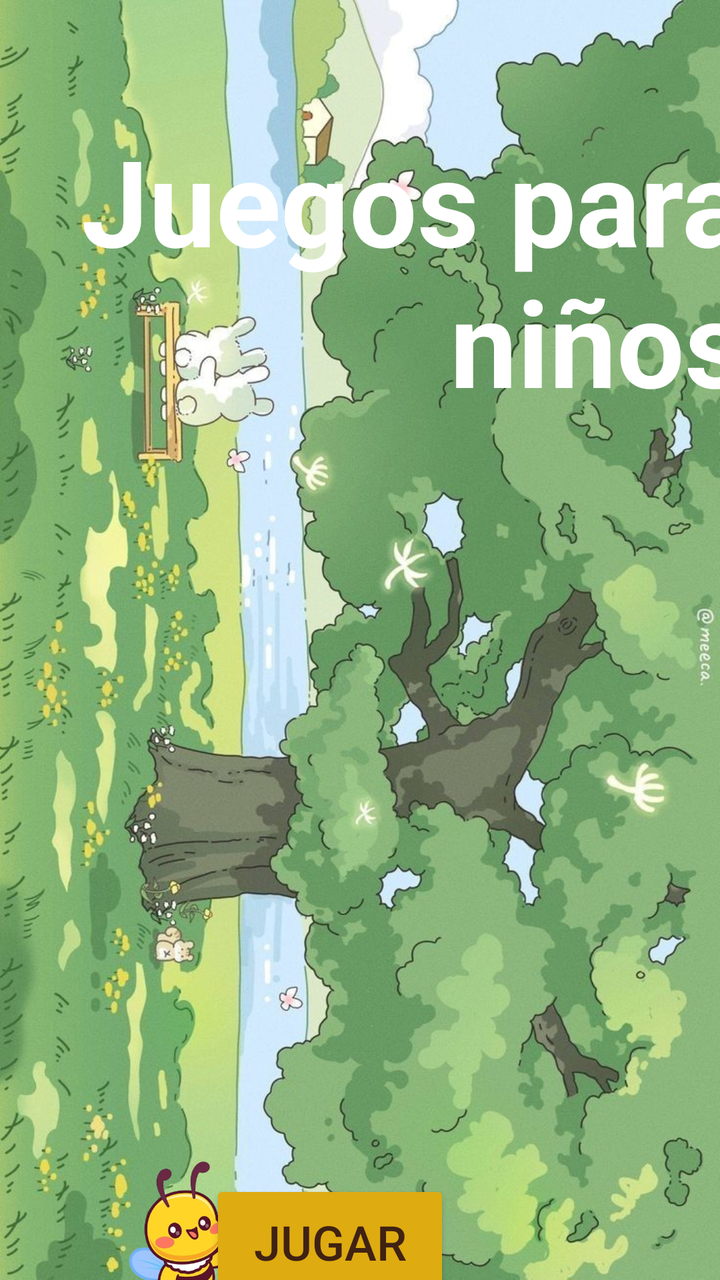
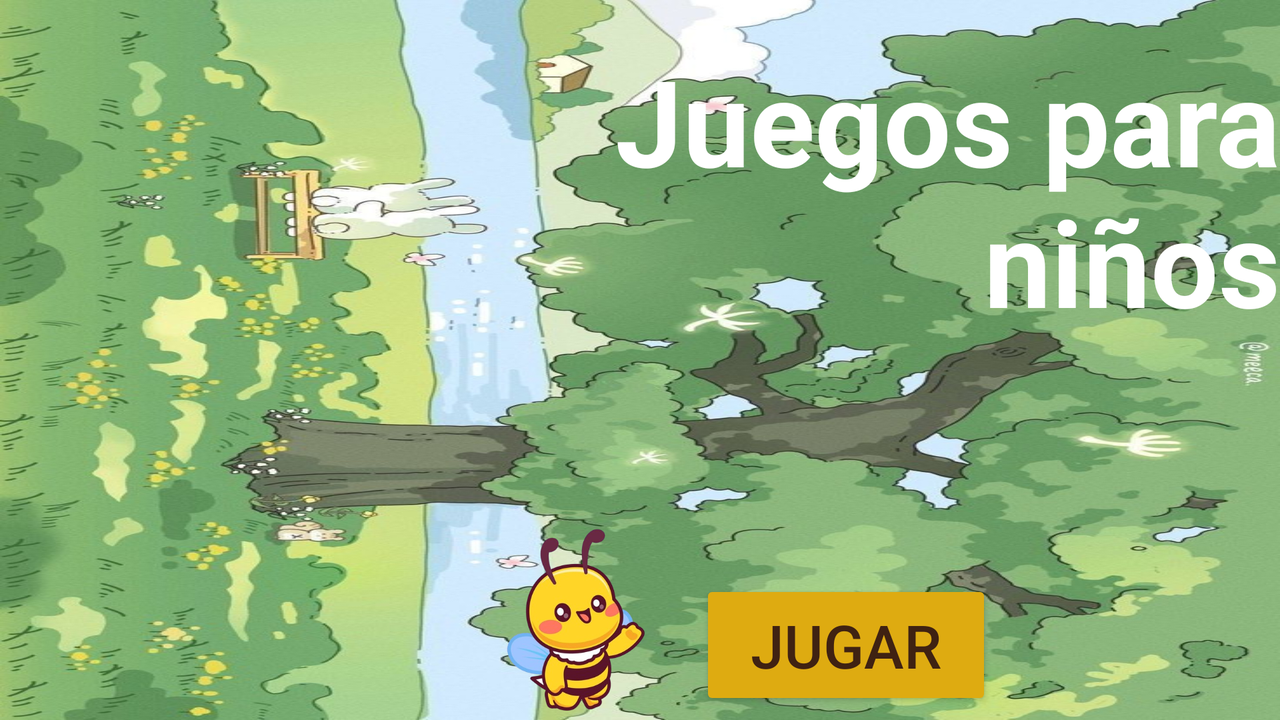

One screen, two layout resources from the same app: the default and the author's alternative for another configuration. Each is rendered where Android would select it; the XML of both is given below.
<!-- AndroidManifest.xml: application theme Theme.LaVozDeLosNiños -->
<!-- res/layout/activity_main.xml -->
<?xml version="1.0" encoding="utf-8"?>
<androidx.constraintlayout.widget.ConstraintLayout xmlns:android="http://schemas.android.com/apk/res/android"
    xmlns:app="http://schemas.android.com/apk/res-auto"
    xmlns:tools="http://schemas.android.com/tools"
    android:id="@+id/main"
    android:layout_width="match_parent"
    android:layout_height="match_parent"
    android:orientation="vertical"
    tools:context=".MainActivity">

    <FrameLayout
        android:layout_width="match_parent"
        android:layout_height="match_parent"
        tools:ignore="MissingConstraints">

        <ImageView
            android:id="@+id/imageView"
            android:layout_width="match_parent"
            android:layout_height="match_parent"
            android:scaleType="fitXY"
            app:srcCompat="@drawable/fondo_pantalla_de_inicio"
            tools:ignore="ContentDescription,ImageContrastCheck" />

        <TextView
            android:id="@+id/textview"
            android:layout_width="353dp"
            android:layout_height="wrap_content"
            android:layout_marginStart="20dp"
            android:layout_marginTop="60dp"
            android:layout_marginEnd="50dp"
            android:text="@string/games_for_kids"
            android:textAlignment="textEnd"
            android:textColor="@color/white"
            android:textSize="60sp"
            android:textStyle="bold"
            tools:ignore="TextSizeCheck" />
    </FrameLayout>

    <ImageView
        android:id="@+id/foregroundImage"
        android:layout_width="100dp"
        android:layout_height="100dp"
        android:layout_marginStart="45dp"
        android:layout_marginTop="570dp"
        android:src="@drawable/abeja_png"
        app:layout_constraintStart_toStartOf="parent"
        app:layout_constraintTop_toTopOf="parent"
        tools:ignore="ContentDescription" />

    <Button
        android:id="@+id/button"
        android:layout_width="120dp"
        android:layout_height="62dp"
        android:layout_marginStart="50dp"
        android:layout_marginTop="590dp"
        android:layout_marginEnd="135dp"
        android:backgroundTint="#DEAB11"
        android:text="@string/play"
        android:textColor="#3F2212"
        android:textSize="24sp"
        app:layout_constraintEnd_toEndOf="parent"
        app:layout_constraintHorizontal_bias="1.0"
        app:layout_constraintStart_toStartOf="parent"
        app:layout_constraintTop_toTopOf="parent" />

</androidx.constraintlayout.widget.ConstraintLayout>
<!-- resources referenced by this layout -->
<resources>
  <!-- drawable abeja_png: png bitmap (drawable, 124626 bytes) -->
  <!-- drawable fondo_pantalla_de_inicio: jpeg bitmap (drawable, 149616 bytes) -->
  <string name="games_for_kids">Juegos para niños</string>
  <string name="play">Jugar</string>
  <style name="Theme.LaVozDeLosNiños" parent="Base.Theme.LaVozDeLosNiños" />
  <style name="Base.Theme.LaVozDeLosNiños" parent="Theme.Material3.DayNight.NoActionBar">
          
          
      </style>
</resources>
<!-- res/layout-land/activity_main.xml (the author's variant of the layout above) -->
<!-- drawn on the phone turned sideways -->
<?xml version="1.0" encoding="utf-8"?>
<androidx.constraintlayout.widget.ConstraintLayout xmlns:android="http://schemas.android.com/apk/res/android"
    xmlns:app="http://schemas.android.com/apk/res-auto"
    xmlns:tools="http://schemas.android.com/tools"
    android:id="@+id/main"
    android:layout_width="match_parent"
    android:layout_height="match_parent"
    android:orientation="horizontal"
    tools:context=".MainActivity">

    <FrameLayout
        android:layout_width="match_parent"
        android:layout_height="match_parent"
        tools:ignore="MissingConstraints">

        <ImageView
            android:id="@+id/imageView"
            android:layout_width="match_parent"
            android:layout_height="match_parent"
            android:scaleType="fitXY"
            app:srcCompat="@drawable/fondo_pantalla_de_inicio"
            tools:ignore="ContentDescription,ImageContrastCheck" />

        <TextView
            android:id="@+id/textview"
            android:layout_width="wrap_content"
            android:layout_height="wrap_content"
            android:layout_marginStart="180dp"
            android:layout_marginTop="20dp"
            android:text="@string/games_for_kids"
            android:textAlignment="textEnd"
            android:textColor="@color/white"
            android:textSize="60sp"
            android:textStyle="bold"
            tools:ignore="TextSizeCheck" />
    </FrameLayout>

    <ImageView
        android:id="@+id/foregroundImage"
        android:layout_width="121dp"
        android:layout_height="144dp"
        android:layout_marginStart="230dp"
        android:layout_marginTop="240dp"
        android:src="@drawable/abeja_png"
        app:layout_constraintStart_toStartOf="parent"
        app:layout_constraintTop_toTopOf="parent"
        tools:ignore="ContentDescription,ImageContrastCheck" />

    <Button
        android:id="@+id/button"
        android:layout_width="146dp"
        android:layout_height="65dp"
        android:layout_marginStart="350dp"
        android:layout_marginTop="290dp"
        android:backgroundTint="#DEAB11"
        android:text="@string/play"
        android:textColor="#3F2212"
        android:textSize="30sp"
        app:layout_constraintEnd_toEndOf="parent"
        app:layout_constraintHorizontal_bias="0.0"
        app:layout_constraintStart_toStartOf="parent"
        app:layout_constraintTop_toTopOf="parent" />

</androidx.constraintlayout.widget.ConstraintLayout>
